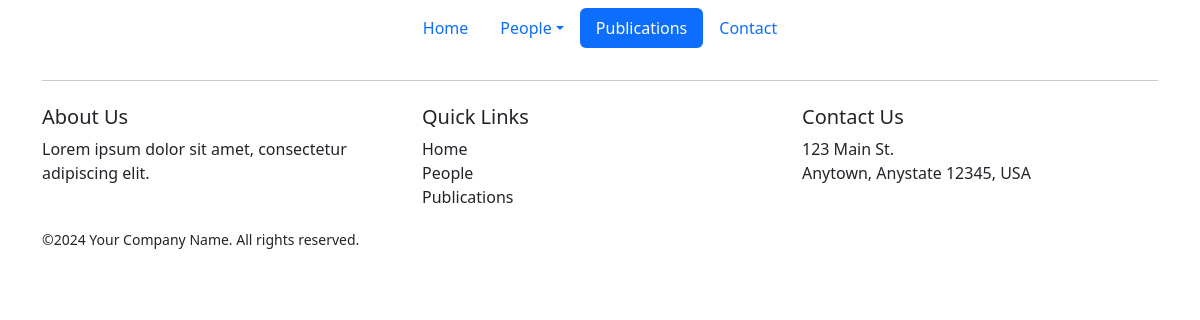
The page /publications/Home/House/House H/ on the database as committed earlier.
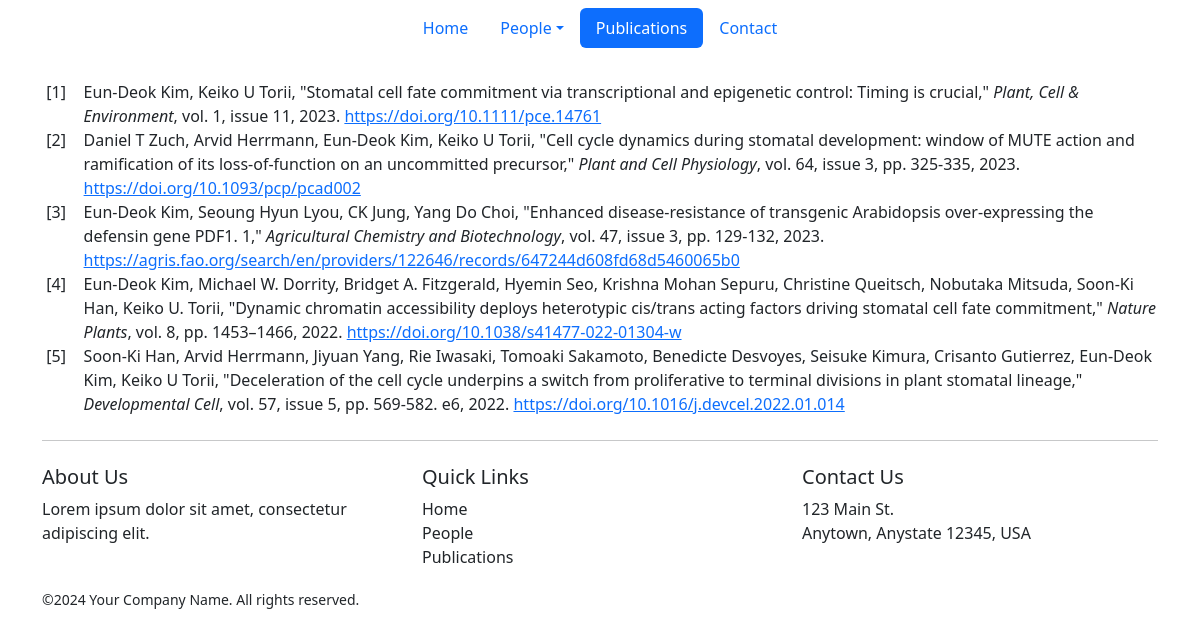
The same page on the database as committed later.
### publications/models.py (models this page shows, shortened)
class Publication(models.Model):
    title = models.CharField(max_length=999)
    authors = models.TextField(help_text="Comma separated list of authors")
    journal = models.CharField(max_length=255)
    year = models.IntegerField()
    volume = models.IntegerField(blank=True, null=True)
    issue = models.IntegerField(blank=True, null=True)
    pages = models.CharField(max_length=50, blank=True, null=True)
    doi = models.URLField(validators=[URLValidator()])

### publications/views.py (the view)
# urls.py: re_path(r'^(?:(?P<first_name>\w+)/(?P<last_name>\w+)/(?P<name_used_for_publication>.+)/)?$', PublicationListView.as_view(), name='publication_list'),
class PublicationListView(ListView):
    template_name = 'publications/publication_list.html'
    context_object_name = 'publications'
    def get_queryset(self):
        publications = Publication.objects.all()
        return publications
    def get_context_data(self, **kwargs):
        context = super().get_context_data(**kwargs)
        context['target_author'] = self.kwargs.get('name_used_for_publication', 'Miao Y')  # Pass the target author name to the context
        return context

### main/templatetags/nav_active.py (called while the page is built)
@register.simple_tag
def active_url(request, url_name):
    if resolve(request.path_info).url_name == url_name:
        return "active"
    return ""

### publications/templates/publications/publication_list.html (shortened to what this page needs)
{% extends "base.html" %}
{% block content %}
    <ol class="custom-counter">
        {% for article in publications %}
        <li class="list-group-item">
            {{ article.authors }}, "{{ article.title }}," <em>{{ article.journal }}</em>, {% if article.volume %} vol. {{ article.volume }}, {% endif %} {% if article.issue %} issue {{ article.issue }}, {% endif %} {% if article.pages %} pp. {{ article.pages }}, {% endif %} {{ article.year }}. <a href="{{ article.doi}}">{{ article.doi }}</a>
        </li>
        {% endfor %}
    </ol>
{% endblock %}

Rows that differ between the two databases and show on the page:
added Publication: authors "Eun‐Deok Kim, Keiko U Torii", title "Stomatal cell fate commitment via transcriptional and epigenetic control: Timing is crucial", journal "Plant, Cell & Environment", volume "1", issue "11", year "2023", doi "https://doi.org/10.1111/pce.14761"
added Publication: authors "Daniel T Zuch, Arvid Herrmann, Eun-Deok Kim, Keiko U Torii", title "Cell cycle dynamics during stomatal development: window of MUTE action and ramification of its loss-of-function on an uncommitted precursor", journal "Plant and Cell Physiology", volume "64", issue "3", pages "325-335", year "2023", doi "https://doi.org/10.1093/pcp/pcad002"
added Publication: authors "Eun-Deok Kim, Seoung Hyun Lyou, CK Jung, Yang Do Choi", title "Enhanced disease-resistance of transgenic Arabidopsis over-expressing the defensin gene PDF1. 1", journal "Agricultural Chemistry and Biotechnology", volume "47", issue "3", pages "129-132", year "2023", doi "https://agris.fao.org/search/en/providers/122646/records/647244d608fd68d5460065b0"
added Publication: authors "Eun-Deok Kim, Michael W. Dorrity, Bridget A. Fitzgerald, Hyemin Seo, Krishna Mohan Sepuru, Christine Queitsch, Nobutaka Mitsuda, Soon-Ki Han, Keiko U. Torii", title "Dynamic chromatin accessibility deploys heterotypic cis/trans acting factors driving stomatal cell fate commitment", journal "Nature Plants", volume "8", pages "1453–1466", year "2022", doi "https://doi.org/10.1038/s41477-022-01304-w"
added Publication: authors "Soon-Ki Han, Arvid Herrmann, Jiyuan Yang, Rie Iwasaki, Tomoaki Sakamoto, Benedicte Desvoyes, Seisuke Kimura, Crisanto Gutierrez, Eun-Deok Kim, Keiko U Torii", title "Deceleration of the cell cycle underpins a switch from proliferative to terminal divisions in plant stomatal lineage", journal "Developmental Cell", volume "57", issue "5", pages "569-582. e6", year "2022", doi "https://doi.org/10.1016/j.devcel.2022.01.014"
